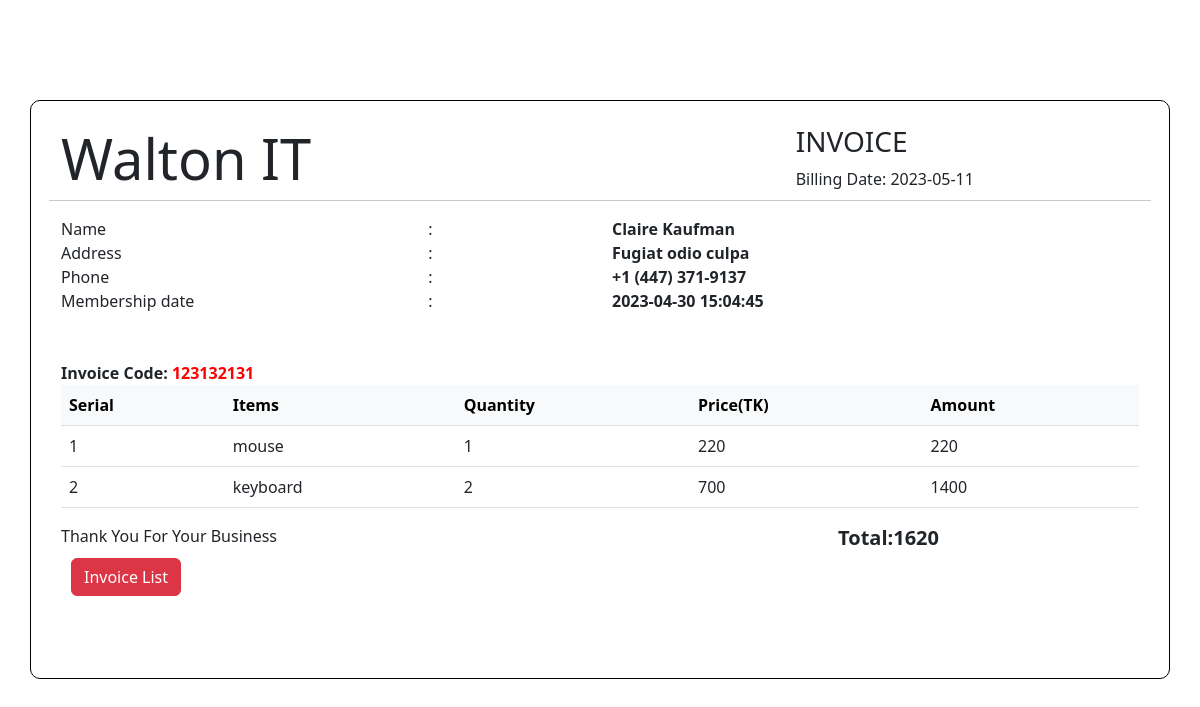
Page /show_invoice.php?id=2&invoice=123132131 on the committed database.
### tables this page shows
CREATE TABLE `invoice` (
  `id` int(100) NOT NULL,
  `c_id` int(255) NOT NULL,
  `item_id` int(255) NOT NULL,
  `product_qty` int(255) NOT NULL,
  `total` int(255) NOT NULL,
  `invoice_code` varchar(255) NOT NULL,
  `creation_time` date NOT NULL DEFAULT current_timestamp()
);

CREATE TABLE `customers` (
  `c_id` int(100) NOT NULL,
  `c_name` varchar(255) NOT NULL,
  `c_address` varchar(255) NOT NULL,
  `c_phone` varchar(20) NOT NULL,
  `added_time` datetime NOT NULL DEFAULT current_timestamp()
);

CREATE TABLE `items` (
  `item_id` int(100) NOT NULL,
  `item_name` varchar(255) NOT NULL,
  `item_des` text NOT NULL,
  `price` varchar(100) NOT NULL,
  `qty` int(100) NOT NULL,
  `item_added_time` datetime NOT NULL DEFAULT current_timestamp()
);

CREATE TABLE `total_amount_table` (
  `id` int(100) NOT NULL,
  `c_id` int(100) NOT NULL,
  `invoice_code` int(11) NOT NULL,
  `Total_price` int(11) NOT NULL,
  `created_at` datetime NOT NULL DEFAULT current_timestamp()
);

### show_invoice.php (the view, shortened to what this page needs)
<?php
require 'connection.php';
$id = $_GET['id'];
$invoice = $_GET['invoice'];
$query = "SELECT * FROM invoice WHERE c_id='$id' AND invoice_code = '$invoice'";
$result1 = mysqli_query($connection,$query);
$result2 = mysqli_query($connection,$query);
$customer_query = "SELECT * FROM customers WHERE c_id='$id'";
$customer_query_result = mysqli_query($connection,$customer_query);
$invoice_all_query = "SELECT *  FROM invoice JOIN customers ON invoice.c_id = customers.c_id JOIN items ON invoice.item_id = items.item_id where invoice.c_id = '$id' AND invoice.invoice_code = '$invoice'";
$invoice_all_result = mysqli_query($connection,$invoice_all_query);
$total_price_query = "SELECT * FROM total_amount_table WHERE invoice_code='$invoice'";
$get_total_price = mysqli_query($connection,$total_price_query);
?>
<!doctype html>
<html lang="en">
<head>
    <link rel="stylesheet" href="css/bootstrap.min.css">
</head>
<body style="margin-top: 100px">
<div class="container py-4 box_border">
   <div class="row" >
       <div class="col-12 col-md-8">
           <h1 class="display-4">Walton IT</h1>
       </div>
       <div class="col-12 col-md-4">
           <h3 >INVOICE</h3>
           <?php
            $date = mysqli_fetch_assoc($result1);
            echo  "
                Billing Date: ".$date['creation_time']." ";
           ?>
       </div>
   </div>
    <div class="row">
        <hr>
        <div class="col-4 ">
            Name <br>
            Address     <br>
            Phone       <br>
            Membership date <br>
        </div>
        <div class="col-2">
            : <br>
            : <br>
            : <br>
            : <br>
        </div>
        <div class="col-6">
            <?php
            $customer_data = mysqli_fetch_assoc($customer_query_result);
            echo  "
               <b> ".$customer_data['c_name']."</b> <br>
               <b> ".$customer_data['c_address']."</b> <br>
               <b> ".$customer_data['c_phone']."</b> <br>
               <b> ".$customer_data['added_time']."</b> <br>";
            ?>
        </div>
    </div>
    <div class="div  my-5">
        <?php
        $invoice = mysqli_fetch_assoc($result2);
        echo  "
              <b > Invoice Code:  <span style='color: red'>".$invoice['invoice_code']."</span> </b> ";
        ?>
        <table class="table">
            <thead  class="table-light">
            <tr>
                <th scope="col">Serial</th>
                <th scope="col">Items</th>
                <th scope="col">Quantity</th>
                <th scope="col">Price(TK)</th>
                <th scope="col">Amount</th>
            </tr>
            </thead>
            <tbody >
            <?php
            $i=0;
            while ($row = mysqli_fetch_assoc($invoice_all_result)){
               echo "<tr>
                        <td>".++$i."</td>
                         <td>".$row['item_name']."</td>
                          <td>".$row['product_qty']."</td>
                           <td>".$row['price']."</td>
                             <td>".$row['total']."</td>
                    </tr>";
            }
            ?>
            </tbody>
        </table>
        <div class="float-start">Thank You For Your Business</div><br>
        <div style="padding: 10px;">
            <a href="invoice_list.php" class="btn btn-danger">Invoice List</a>
        </div>
        <div class="float-end " style="margin-right: 200px;margin-top: -80px">
            <?php
            $row = mysqli_fetch_assoc($get_total_price);
            echo "   <h5><b class='text_design'>Total:".$row['Total_price']."</b></h5>";
            ;?>
        </div>
    </div>
</div>
</body>
</html>

### show_invoice.php (style rules this page uses)
.box_border { border: 1px solid black; padding: 30px; border-radius: 10px; }

### rows in the picture
invoice: creation_time "2023-05-11", invoice_code "123132131", item.item_name "mouse", product_qty "1", item.price "220", total "220"
customers: c_name "Claire Kaufman", c_address "Fugiat odio culpa", c_phone "+1 (447) 371-9137", added_time "2023-04-30 15:04:45"
invoice: item.item_name "keyboard", product_qty "2", item.price "700", total "1400"
total_amount_table: Total_price "1620"
